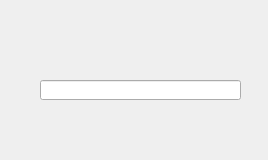
<?xml version="1.0" encoding="UTF-8"?>
<ui version="4.0">
 <class>search_items</class>
 <widget class="QDialog" name="search_items">
  <property name="geometry">
   <rect>
    <x>0</x>
    <y>0</y>
    <width>268</width>
    <height>160</height>
   </rect>
  </property>
  <property name="windowTitle">
   <string>Dialog</string>
  </property>
  <widget class="QLineEdit" name="search_in">
   <property name="geometry">
    <rect>
     <x>40</x>
     <y>80</y>
     <width>201</width>
     <height>20</height>
    </rect>
   </property>
  </widget>
 </widget>
 <resources/>
 <connections/>
</ui>
